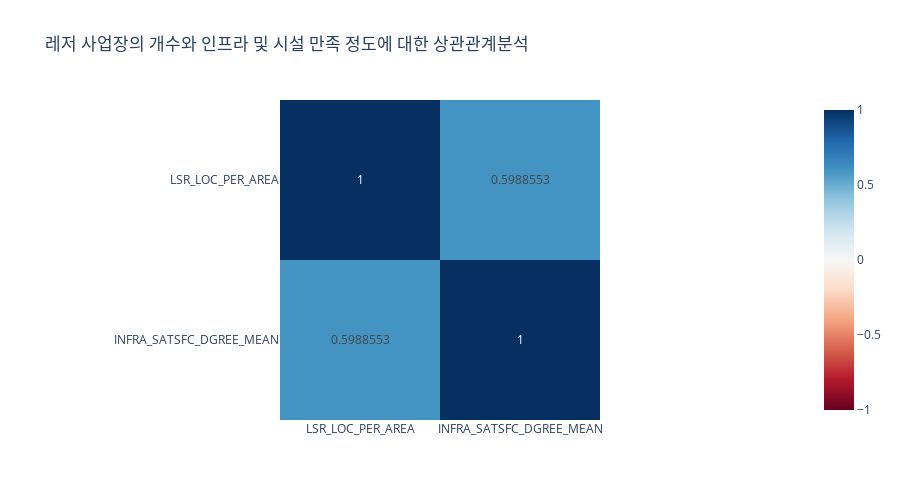

Notebook code cell kept with this figure:
### Code cell
px.imshow(df1[["LSR_LOC_PER_AREA", "INFRA_SATSFC_DGREE_MEAN"]].corr(),
                color_continuous_scale = px.colors.diverging.RdBu, text_auto=True,
                color_continuous_midpoint = 0, height = 500,
                title = "레저 사업장의 개수와 인프라 및 시설 만족 정도에 대한 상관관계분석")

### Figure 1 — Plotly figure (JSON) as saved in the notebook; plotly's stock layout.template omitted (floating-point values rounded to 4 significant figures)
{"data": [{"coloraxis": "coloraxis", "hovertemplate": "x: %{x}<br>y: %{y}<br>color: %{z}<extra></extra>", "name": "0", "texttemplate": "%{z}", "type": "heatmap", "x": ["LSR_LOC_PER_AREA", "INFRA_SATSFC_DGREE_MEAN"], "xaxis": "x", "y": ["LSR_LOC_PER_AREA", "INFRA_SATSFC_DGREE_MEAN"], "yaxis": "y", "z": [[1, 0.5989], [0.5989, 1]]}], "layout": {"coloraxis": {"cmid": 0, "colorscale": [[0, "rgb(103,0,31)"], [0.1, "rgb(178,24,43)"], [0.2, "rgb(214,96,77)"], [0.3, "rgb(244,165,130)"], [0.4, "rgb(253,219,199)"], [0.5, "rgb(247,247,247)"], [0.6, "rgb(209,229,240)"], [0.7, "rgb(146,197,222)"], [0.8, "rgb(67,147,195)"], [0.9, "rgb(33,102,172)"], [1, "rgb(5,48,97)"]]}, "height": 500, "title": {"text": "레저 사업장의 개수와 인프라 및 시설 만족 정도에 대한 상관관계분석"}, "xaxis": {"anchor": "y", "constrain": "domain", "domain": [0, 1], "scaleanchor": "y"}, "yaxis": {"anchor": "x", "autorange": "reversed", "constrain": "domain", "domain": [0, 1]}}}
